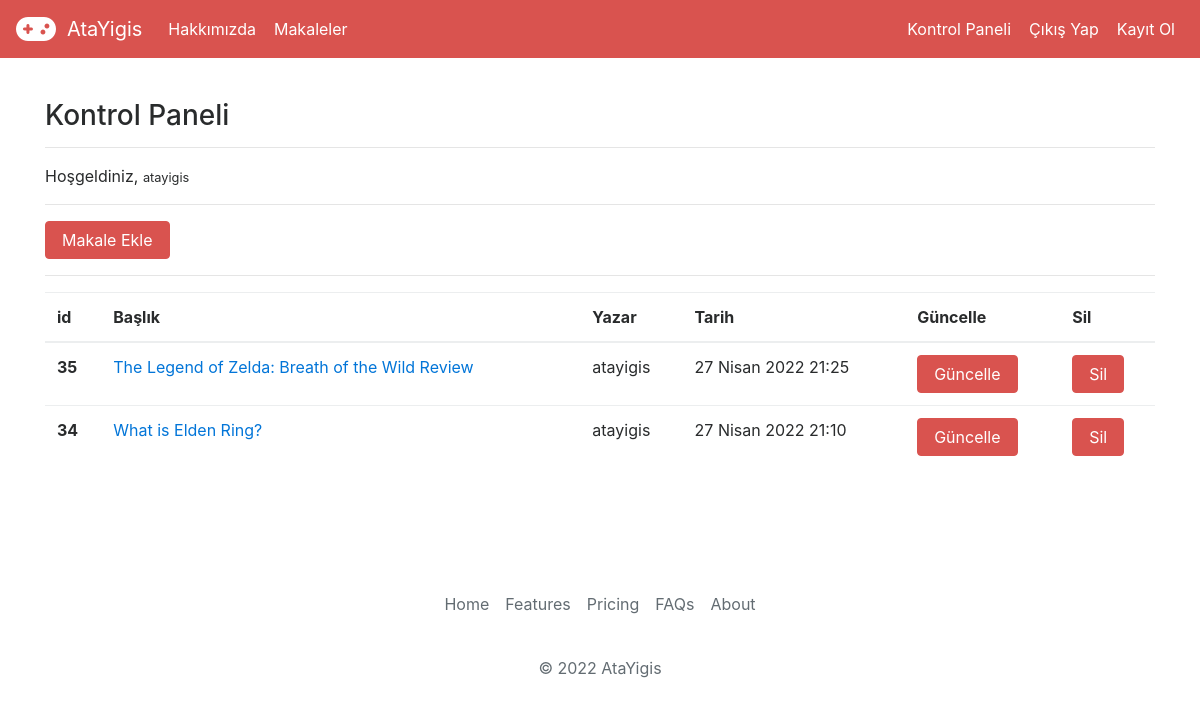
Screenshot of /articles/dashboard/ (signed in) with the database file from the repository.
### article/models.py (models this page shows, shortened)
class Article(models.Model):
    author = models.ForeignKey("auth.User", on_delete = models.CASCADE, verbose_name= "Yazar")
    title = models.CharField(max_length=50,verbose_name="Başlık")
    content = RichTextField()
    created_date = models.DateTimeField(auto_now_add=True,verbose_name="Oluşturulma Tarihi")
    article_image = models.FileField(blank = True,null=True,verbose_name="Makaleye Fotoğraf Ekleyin")
    class Meta:
        ordering = ['-created_date']

### article/views.py (the view)
# urls.py: path('dashboard/',views.dashboard,name = "dashboard"),
@login_required(login_url="user:login")
def dashboard(request):
    articles = Article.objects.filter(author = request.user)
    context = {
        "articles":articles
    }
    return render(request,"dashboard.html",context)

### templates/dashboard.html
{% extends "layout.html" %}
{% block body %}
<h3>Kontrol Paneli</h3>
<hr>
<p>
    Hoşgeldiniz, <small>{{request.user.username}}</small>
</p>
<hr>
<a class = "btn btn-danger" href = "/articles/addarticle">Makale Ekle </a>
<hr>
{% if articles %}
<table class="table">
  <thead>
    <tr>
      <th scope="id">id</th>
      <th scope="Başlık">Başlık</th>
      <th scope="Yazar">Yazar</th>
      <th scope="Tarih">Tarih</th>
      <th scope="Güncelle">Güncelle</th>
      <th scope="Sil">Sil</th>
    </tr>
  </thead>
  <tbody>
    {% for article in articles %}
    <tr>
      <th scope="row">{{article.id}}</th>
      <td><a href="{% url 'article:detail' article.id %}">{{ article.title }}</a></td>
      <td>{{article.author.username}}</td>
      <td>{{article.created_date}}</td>
      <td><a href="{% url 'article:update' article.id %}" class = "btn btn-danger">Güncelle</a></td>
      <td><a href="{% url 'article:delete' article.id %}" class = "btn btn-danger">Sil</a> </td>
    </tr>
    {% endfor %}
  </tbody>
</table>
{% else %}
<div class = "alert alert-danger">
    Henüz bir makaleniz bulunmuyor...
</div>
{% endif %}
{% endblock body %}

### rows the page displays
Article: id "35", title "The Legend of Zelda: Breath of the Wild Review", author.username "atayigis", created_date "27 Nisan 2022 21:25"
Article: id "34", title "What is Elden Ring?", author.username "atayigis", created_date "27 Nisan 2022 21:10"

### other values shown
{{ request.user.username }} "atayigis"
